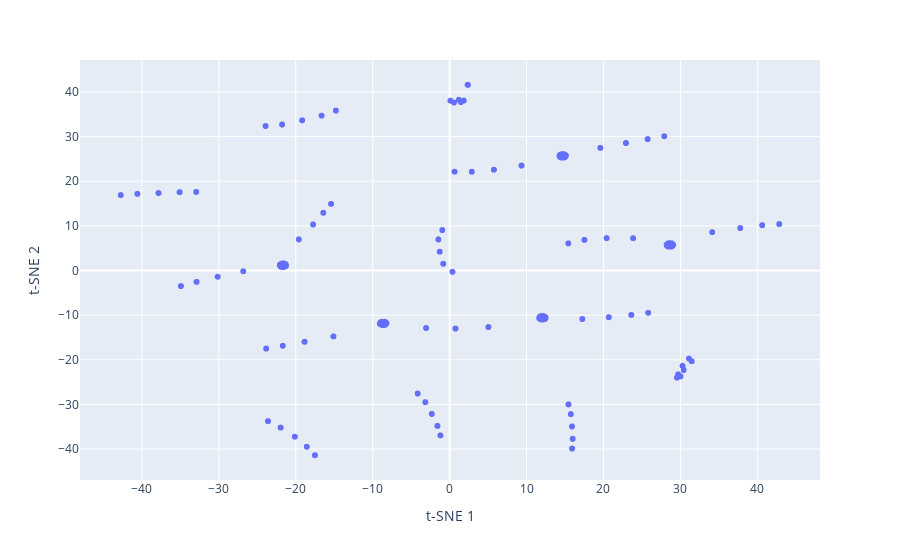

Notebook source saved alongside this figure:
### Code cell
# Plot t-SNE for generated (naive) embeddings

import graph_util
from sklearn.manifold import TSNE
import plotly.express as px
import pandas as pd

embeddings = graph_util.generate_sparse_embeddings([graph.model_dict for graph in graphlib.library], graphlib.design_space)

two_dim = TSNE(n_components=2, learning_rate=20, perplexity=50).fit_transform(embeddings)

tsne_df = pd.DataFrame(data={'t-SNE 1': two_dim[:, 0], 't-SNE 2': two_dim[:, 1], 
                             'model_dicts': [f'{graph.model_dict}' for graph in graphlib.library],
                              'layers': [graph.model_dict['l'] for graph in graphlib.library]})

fig = px.scatter(tsne_df, x='t-SNE 1', y='t-SNE 2', hover_data=['model_dicts'])
fig.show()

### Figure 1 — Plotly figure (JSON) as saved in the notebook; plotly's stock layout.template omitted (floating-point values rounded to 4 significant figures; data arrays with more than 128 entries replaced by an {"elided": "..."} marker saying what was removed)
{"data": [{"customdata": {"elided": "2037x1 str values"}, "hovertemplate": "t-SNE 1=%{x}<br>t-SNE 2=%{y}<br>model_dicts=%{customdata[0]}<extra></extra>", "legendgroup": "", "marker": {"color": "#636efa", "symbol": "circle"}, "mode": "markers", "name": "", "showlegend": false, "type": "scattergl", "x": {"elided": "2037 float values"}, "xaxis": "x", "y": {"elided": "2037 float values"}, "yaxis": "y"}], "layout": {"legend": {"tracegroupgap": 0}, "margin": {"t": 60}, "xaxis": {"anchor": "y", "domain": [0, 1], "title": {"text": "t-SNE 1"}}, "yaxis": {"anchor": "x", "domain": [0, 1], "title": {"text": "t-SNE 2"}}}}
